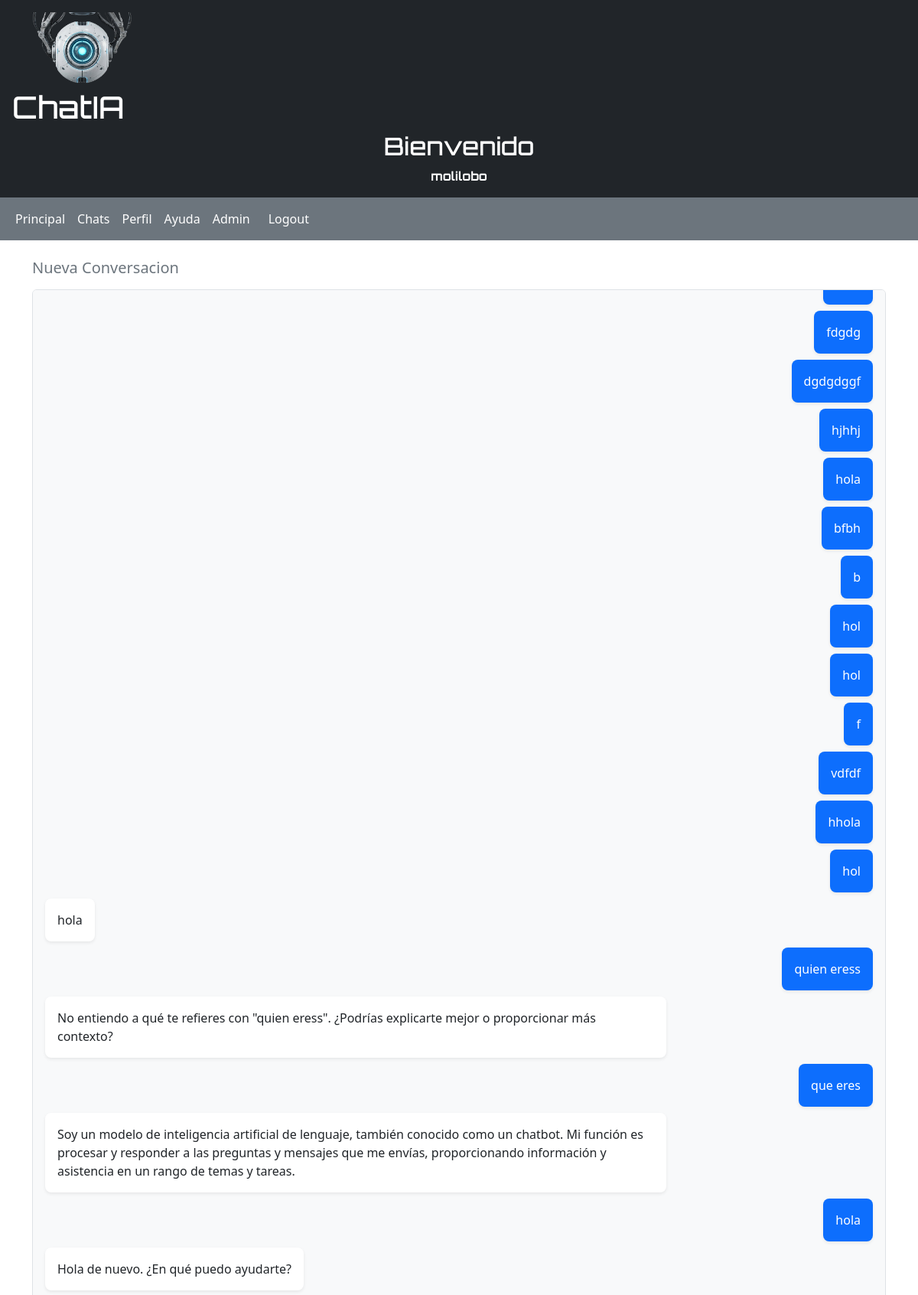
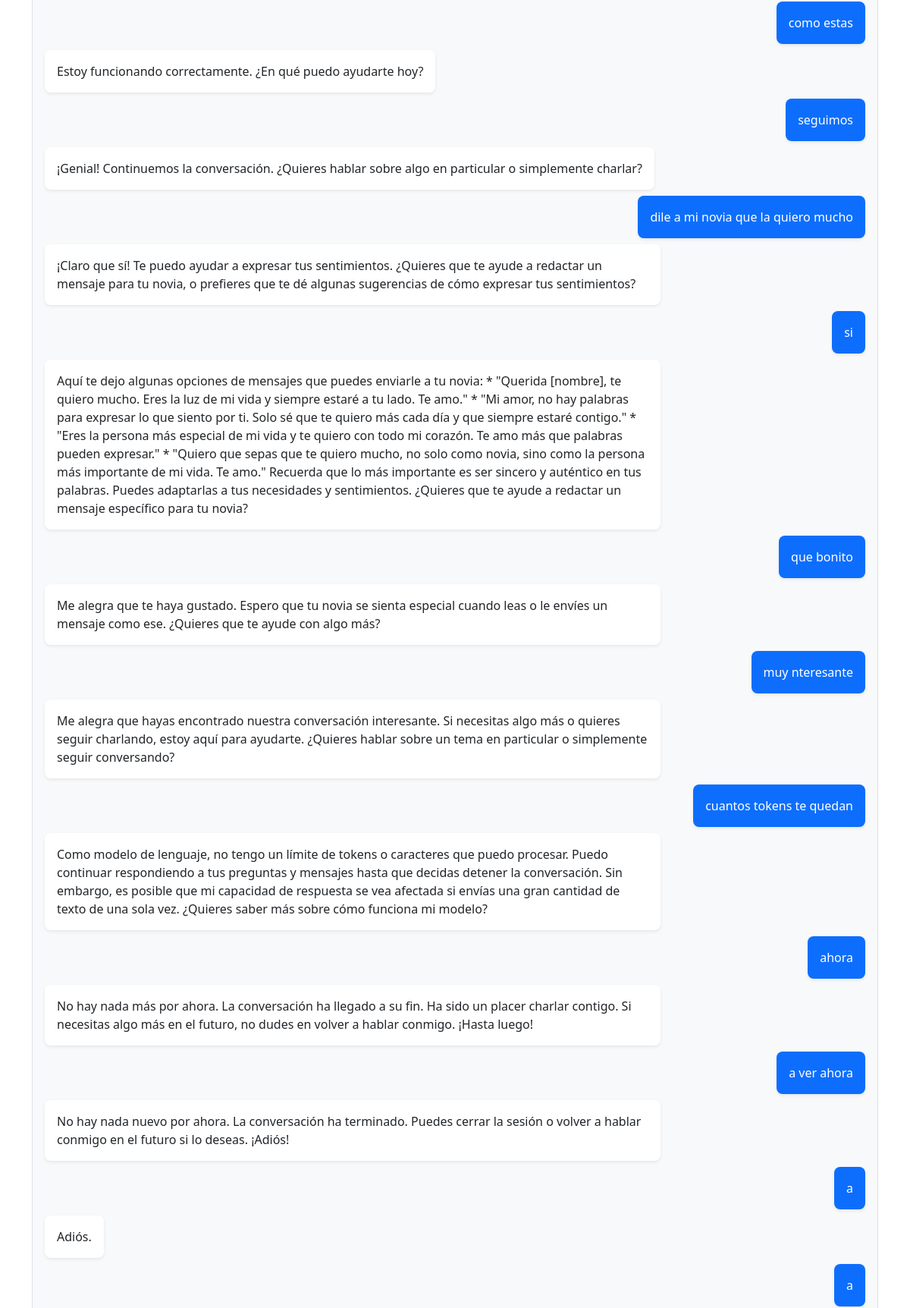
The page /chat/2/ (signed in, upper part) on the database its author committed (2 pictures, top to bottom).
### chat/models.py (models this page shows, shortened)
class Conversacion(models.Model):
        usuario = models.ForeignKey(User, on_delete=models.CASCADE)
        titulo  = models.CharField(max_length=100)
        creada = models.DateTimeField(auto_now_add=True)

class Mensaje(models.Model):
    ROL_CHOIZES = [
        ('User', 'Usuario'),
        ('assistant', 'Asistente'),
    ]
    conversacion = models.ForeignKey(Conversacion, on_delete=models.CASCADE)
    rol = models.CharField(max_length=20, choices=ROL_CHOIZES)
    contenido = models.TextField()
    creado = models.DateTimeField(auto_now_add=True)

### chat/views.py (the view, shortened to what this page needs)
# urls.py: path('chat/<int:id>/',views.chat_detalle,name='chat_detalle'),
@login_required
def chat_detalle(request,id):
    conv = get_object_or_404(Conversacion,id=id,usuario=request.user)
    mensaje = conv.mensaje_set.order_by('creado')
    return render(request,"chat/chat_detalle.html",{
            'conv':conv,
            'mensaje':mensaje})

### chat/context_processor.py (called while the page is built)
def metricas_globales(request):
    total_conversaciones = Conversacion.objects.count()
    total_mensajes = Mensaje.objects.count()
    conv_usuarios = 0
    mensa_usuarios = 0
    if request.user.is_authenticated:
        conv_usuarios = Conversacion.objects.filter(usuario=request.user).count()
        mensa_usuarios = Mensaje.objects.filter(conversacion__usuario=request.user).count()
    return {
            'total_conversaciones': total_conversaciones,
            'total_mensajes': total_mensajes,
            'conv_usuario': conv_usuarios,
            'mensa_usuario': mensa_usuarios,
    }

### chat/templates/chat/chat_detalle.html (shortened to what this page needs)
{% extends "chat/base.html" %}
{% block content %}
<div class="d-flex flex-column" style="height: 75vh;">
    <h5 class="mb-3 text-secondary">{{ conv.titulo }}</h5>
    <div id="mensajes" class="flex-grow-1 overflow-auto mb-3 p-3 rounded"
         style="background:#f8f9fa; border: 1px solid #dee2e6;">
        {% if mensaje %}
            {% for msg in mensaje %}
                <div class="d-flex {% if msg.rol == 'User' %}justify-content-end{% else %}justify-content-start{% endif %} mb-2">
                    <div class="p-3 rounded-3 shadow-sm"
                         style="max-width:75%;
                                background: {% if msg.rol == 'User' %}#0d6efd{% else %}#ffffff{% endif %};
                                color: {% if msg.rol == 'User' %}#ffffff{% else %}#212529{% endif %};">
                        {{ msg.contenido }}
                    </div>
                </div>
            {% endfor %}
        {% else %}
            <p class="text-center text-muted mt-5">Escribe el primer mensaje.</p>
        {% endif %}
    </div>
</div>
{% endblock %}

### chat/templates/chat/base.html (shortened to what this page needs)
{%  load static %}
<!DOCTYPE html>
<html lang="es">
<head>
    <link rel="stylesheet" href="{% static 'css/estilo.css' %}">
    <link href="https://cdn.jsdelivr.net/npm/bootstrap@5.3.0/dist/css/bootstrap.min.css" rel="stylesheet">
</head>
<body class="d-flex flex-column min-vh-100">
<header class="bg-dark text-white p-3" style="margin-top : 0 ;padding-top : 0;">
    <img src = "{% static 'img/header2.png' %}"  alt="logo" height="100" >
    <a href="/" class="text-white text-decoration-none"><h1>ChatIA</h1></a>
    {% if user.is_authenticated %}
        <div class="text-center">
        <span><h2>Bienvenido </h2><strong>{{ user.username }}</strong> </span>
        </div>
    {% endif %}
</header>
<nav class="navbar navbar-expand bg-secondary">
    <div class="container-fluid">
        <ul class="navbar-nav flex-row">
            {% if request.path != '/' %}
            <li class="nav-item"><a class="nav-link text-white" href="/">Principal</a></li>
            {% endif %}
            {% if request.path != '/chat/' %}
            <li class="nav-item"><a class="nav-link text-white" href="/chat/">Chats</a></li>
            {% endif %}
            {% if request.path != '/perfil/' %}
            <li class="nav-item"><a class="nav-link text-white" href="/perfil/">Perfil</a></li>
            {% endif %}
            {% if request.path != '/ayuda/' %}
            <li class="nav-item"><a class="nav-link text-white" href="/ayuda/">Ayuda</a></li>
            {% endif %}
            {% if request.path != '/admin/' %}
             <li class="nav-item"><a class="nav-link text-white" href="/admin/">Admin</a></li>
            {% endif %}
            {% if user.is_authenticated %}
            <li class="nav-item">
                <form method="post" action="/logout/" class="d-inline">
                <button type="submit" class="nav-link text-white btn-link"
                style="text-decoration:none; padding: 8px 16px">Logout</button>
                </form>
            </li>
            {% endif %}
        </ul>
    </div>
</nav>
<main class="container mt-4 flex-grow-1">
    {% block content %}
    {% endblock %}
</main>
</body>
</html>

### chat/static/css/estilo.css (style rules this page uses)
body, html { margin: 0; padding: 0; }
header , h1 { font-family: 'Orbitron',sans-serif ; }

### rows shown on the page
Conversacion: titulo "Nueva Conversacion"
Mensaje: contenido "fdgdg"
Mensaje: contenido "dgdgdggf"
Mensaje: contenido "hjhhj"
Mensaje: contenido "hola"
Mensaje: contenido "bfbh"
Mensaje: contenido "b"
Mensaje: contenido "hol"
Mensaje: contenido "hol"
Mensaje: contenido "f"
Mensaje: contenido "vdfdf"
Mensaje: contenido "hhola"
Mensaje: contenido "hol"
Mensaje: contenido "hola"
Mensaje: contenido "quien eress"
Mensaje: contenido "No entiendo a qué te refieres con \"quien eress\". ¿Podrías explicarte mejor o proporcionar más contexto?"
Mensaje: contenido "que eres"
Mensaje: contenido "Soy un modelo de inteligencia artificial de lenguaje, también conocido como un chatbot. Mi función es procesar y responder a las preguntas y mensajes que me envías, proporcionando información y asistencia en un rango de temas y tareas."
Mensaje: contenido "hola"
Mensaje: contenido "Hola de nuevo. ¿En qué puedo ayudarte?"
Mensaje: contenido "como estas"
Mensaje: contenido "Estoy funcionando correctamente. ¿En qué puedo ayudarte hoy?"
Mensaje: contenido "seguimos"
Mensaje: contenido "¡Genial! Continuemos la conversación. ¿Quieres hablar sobre algo en particular o simplemente charlar?"
Mensaje: contenido "dile a mi novia que la quiero mucho"
Mensaje: contenido "¡Claro que sí! Te puedo ayudar a expresar tus sentimientos. ¿Quieres que te ayude a redactar un mensaje para tu novia, o prefieres que te dé algunas sugerencias de cómo expresar tus sentimientos?"
Mensaje: contenido "si"
Mensaje: contenido "Aquí te dejo algunas opciones de mensajes que puedes enviarle a tu novia: * \"Querida [nombre], te quiero mucho. Eres la luz de mi vida y siempre estaré a tu lado. Te amo.\" * \"Mi amor, no hay palabras para expresar lo que siento por ti. Solo sé que te quiero más cada día y que siempre estaré contigo.\" * \"Eres la persona más especial de mi vida y te quiero con todo mi corazón. Te amo más que palabras pueden expresar.\" * \"Quiero que sepas que te quiero mucho, no solo como novia, sino como la persona más importante de mi vida. Te amo.\" Recuerda que lo más importante es ser sincero y auténtico en tus palabras. Puedes adaptarlas a tus necesidades y sentimientos. ¿Quieres que te ayude a redactar…"
Mensaje: contenido "que bonito"
Mensaje: contenido "Me alegra que te haya gustado. Espero que tu novia se sienta especial cuando leas o le envíes un mensaje como ese. ¿Quieres que te ayude con algo más?"
Mensaje: contenido "muy nteresante"
Mensaje: contenido "Me alegra que hayas encontrado nuestra conversación interesante. Si necesitas algo más o quieres seguir charlando, estoy aquí para ayudarte. ¿Quieres hablar sobre un tema en particular o simplemente seguir conversando?"
Mensaje: contenido "cuantos tokens te quedan"
Mensaje: contenido "Como modelo de lenguaje, no tengo un límite de tokens o caracteres que puedo procesar. Puedo continuar respondiendo a tus preguntas y mensajes hasta que decidas detener la conversación. Sin embargo, es posible que mi capacidad de respuesta se vea afectada si envías una gran cantidad de texto de una sola vez. ¿Quieres saber más sobre cómo funciona mi modelo?"
Mensaje: contenido "ahora"
Mensaje: contenido "No hay nada más por ahora. La conversación ha llegado a su fin. Ha sido un placer charlar contigo. Si necesitas algo más en el futuro, no dudes en volver a hablar conmigo. ¡Hasta luego!"
Mensaje: contenido "a ver ahora"
Mensaje: contenido "No hay nada nuevo por ahora. La conversación ha terminado. Puedes cerrar la sesión o volver a hablar conmigo en el futuro si lo deseas. ¡Adiós!"
Mensaje: contenido "a"
Mensaje: contenido "Adiós."
Mensaje: contenido "a"

### other values the page prints
{{ user.username }} "molilobo"
